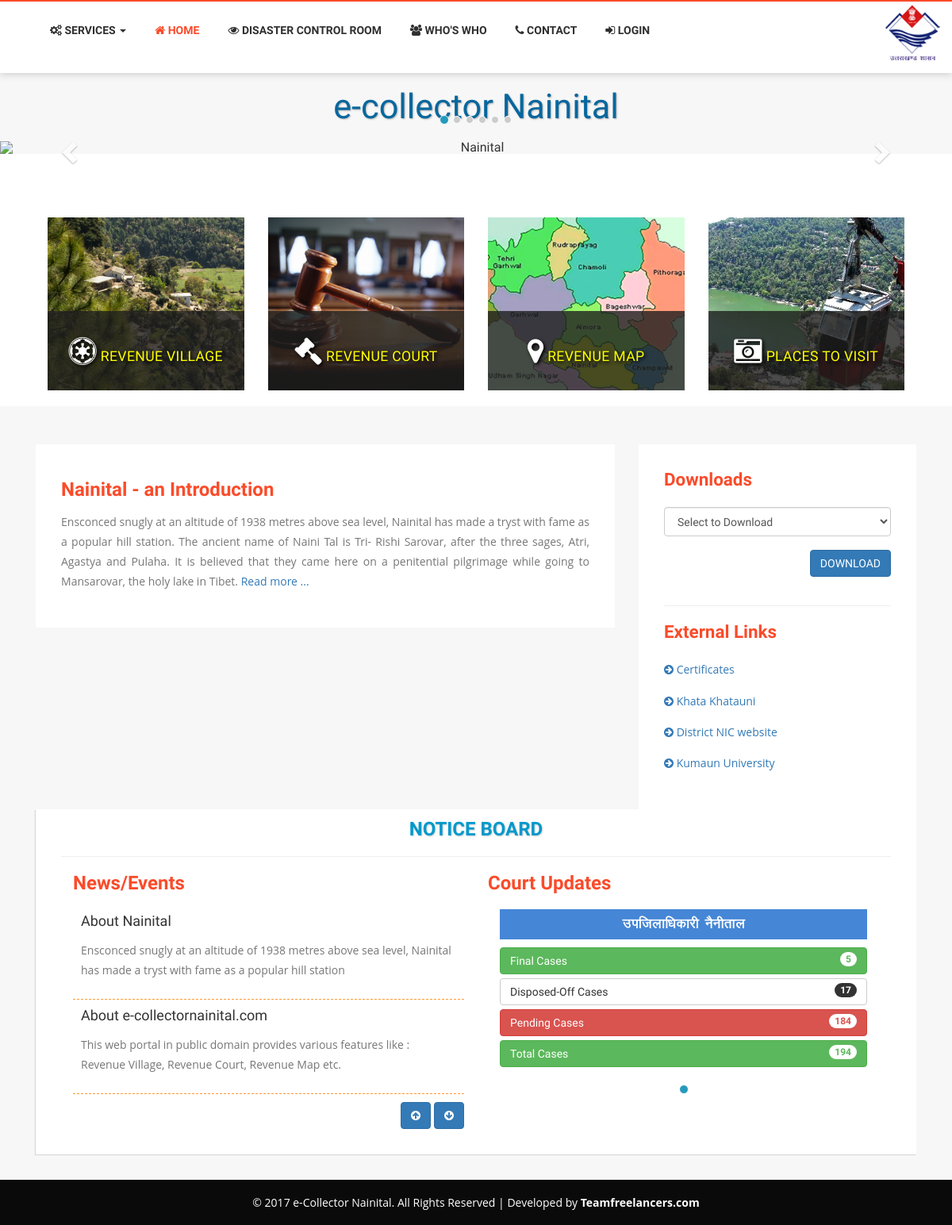
The page / on the database its author committed.
### tables this page shows
CREATE TABLE `newsevents` (
  `ID` int(11) NOT NULL,
  `SUBJECT` varchar(200) NOT NULL,
  `NEWS` text NOT NULL,
  `PATH_ATTACH` varchar(150) NOT NULL,
  `FONTJI` varchar(250) NOT NULL,
  `DATE_` varchar(25) NOT NULL,
  `TIME_` varchar(25) NOT NULL,
  `STATUS` int(11) NOT NULL DEFAULT '1',
  `USERNAME` varchar(150) NOT NULL
);

### application/views/home.php (the view, shortened to what the rows shown need)
<div class="header-bottom"  style="z-index: 9;">
    <div class="container">
        <div class="logo wow fadeInDown"  data-wow-duration=".8s" data-wow-delay=".2s">
            <h1><a href="#">e-collector Nainital</a></h1>
        </div>
    </div>
</div>
<div class="technology">
    <div class="container">
        <div class="col-md-12">
            <div class="tech-no">
                <div class="wthree" style="box-shadow: -1px 1px 1px #d8d8d8;">
                    <div class="col-md-6 wthree-right wow fadeInDown"  data-wow-duration=".8s" data-wow-delay=".2s">
                        <div class="vticker">
                            <ul>
                                <?php foreach ($news as $item) { ?>
                                    <li>
                                        <h4><?php echo $item->SUBJECT ?></h4>
                                        <p><?php echo $item->NEWS ?></p>
                                    </li>
                                <?php } ?>
                            </ul>
                        </div>
                    </div>
                </div>
            </div>
        </div>
    </div>
</div>

### rows shown on the page
newsevents: SUBJECT "About Nainital", NEWS "Ensconced snugly at an altitude of 1938 metres above sea level, Nainital has made a tryst with fame as a popular hill station"
newsevents: SUBJECT "About e-collectornainital.com", NEWS "This web portal in public domain provides various features like : Revenue Village, Revenue Court, Revenue Map etc."

### other values the page prints
$courtname->COURT "miftykf/kdkjh uSuhrky"
$fc->totalcase "5"
$dofc->totalcase "17"
$pc->totalcase "184"
$tc->totalcase "194"
